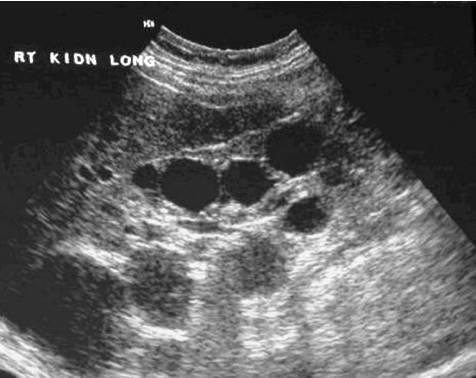
#> input picture images/im1.jpg, 476 x 378 px
$ python hisg_equ.py
#> lines starting #> are read from the running program, lines starting #| are printed output that depends on the picture
# -*- coding: utf-8 -*-
"""
Created on Mon Nov  9 20:47:45 2020

@author: nasrin akter
"""

import numpy as np
import cv2
from matplotlib import pyplot as plt
img = cv2.imread('images/im1.jpg',0)
#> img is the input picture: shape (378, 476); min 0, max 255, mean 89.4
hist,bins = np.histogram(img.flatten(),256,[0,256])
#> hist = 256 values, max 18618 at index 27, min 3 at index 9, mean 702.8; bins = 257 values from 0 to 256
plt.hist(img.flatten(),256,[0,256], color = 'r')
plt.xlim([0,256])
plt.show()
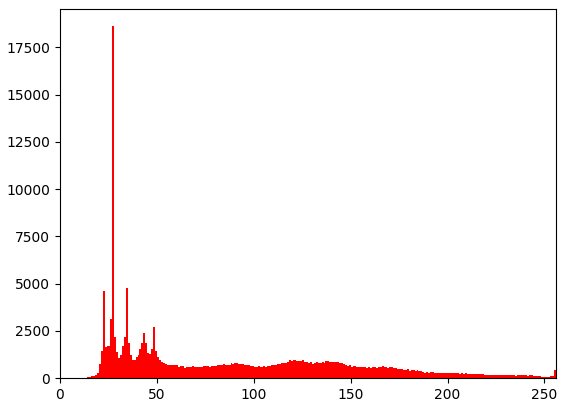
#> figure drawn by matplotlib, 1 panel; tallest bar 18618 high, from x = 27 to 28

img1 = cv2.imread('denosing image/filter.jpg',0)
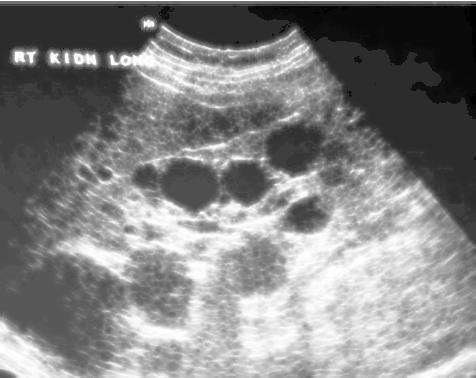
#> input picture denosing image/filter.jpg, 476 x 378 px
#> img1 is the input picture: shape (378, 476); min 0, max 255, mean 130.1
hist,bins = np.histogram(img1.flatten(),256,[0,256])
#> hist = 256 values, max 16165 at index 44, min 16 at index 31, mean 702.8
plt.hist(img1.flatten(),256,[0,256], color = 'r')
plt.xlim([0,256])
plt.show()
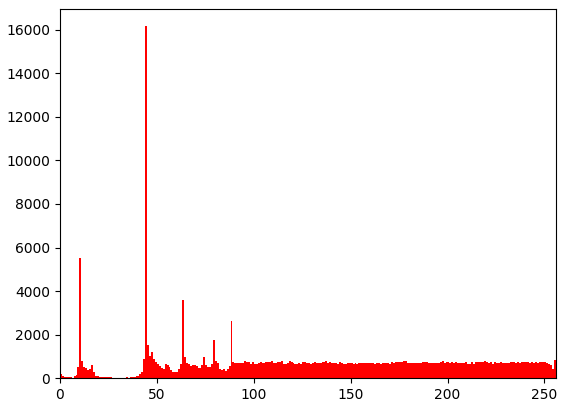
#> figure drawn by matplotlib, 1 panel; tallest bar 16165 high, from x = 44 to 45
